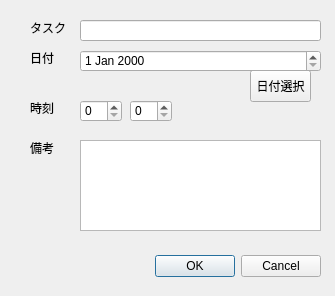
<?xml version="1.0" encoding="UTF-8"?>
<ui version="4.0">
 <class>TodoItemEditer</class>
 <widget class="QDialog" name="TodoItemEditer">
  <property name="geometry">
   <rect>
    <x>0</x>
    <y>0</y>
    <width>335</width>
    <height>296</height>
   </rect>
  </property>
  <property name="windowTitle">
   <string>Task Setting</string>
  </property>
  <widget class="QDialogButtonBox" name="ok_cancel_buttonBox">
   <property name="geometry">
    <rect>
     <x>90</x>
     <y>250</y>
     <width>231</width>
     <height>32</height>
    </rect>
   </property>
   <property name="orientation">
    <enum>Qt::Horizontal</enum>
   </property>
   <property name="standardButtons">
    <set>QDialogButtonBox::Cancel|QDialogButtonBox::Ok</set>
   </property>
  </widget>
  <widget class="QLineEdit" name="task_edit">
   <property name="geometry">
    <rect>
     <x>80</x>
     <y>20</y>
     <width>241</width>
     <height>21</height>
    </rect>
   </property>
  </widget>
  <widget class="QTextEdit" name="task_remarks_edit">
   <property name="geometry">
    <rect>
     <x>80</x>
     <y>140</y>
     <width>241</width>
     <height>91</height>
    </rect>
   </property>
  </widget>
  <widget class="QLabel" name="task_name_label">
   <property name="geometry">
    <rect>
     <x>30</x>
     <y>20</y>
     <width>58</width>
     <height>16</height>
    </rect>
   </property>
   <property name="text">
    <string>タスク</string>
   </property>
  </widget>
  <widget class="QLabel" name="date_label">
   <property name="geometry">
    <rect>
     <x>30</x>
     <y>50</y>
     <width>58</width>
     <height>16</height>
    </rect>
   </property>
   <property name="text">
    <string>日付</string>
   </property>
  </widget>
  <widget class="QLabel" name="remarks_label">
   <property name="geometry">
    <rect>
     <x>30</x>
     <y>140</y>
     <width>58</width>
     <height>16</height>
    </rect>
   </property>
   <property name="text">
    <string>備考</string>
   </property>
  </widget>
  <widget class="QPushButton" name="select_date_button">
   <property name="geometry">
    <rect>
     <x>250</x>
     <y>70</y>
     <width>61</width>
     <height>32</height>
    </rect>
   </property>
   <property name="text">
    <string>日付選択</string>
   </property>
  </widget>
  <widget class="QDateEdit" name="task_date">
   <property name="geometry">
    <rect>
     <x>80</x>
     <y>50</y>
     <width>241</width>
     <height>22</height>
    </rect>
   </property>
  </widget>
  <widget class="QLabel" name="time_label">
   <property name="geometry">
    <rect>
     <x>30</x>
     <y>100</y>
     <width>58</width>
     <height>16</height>
    </rect>
   </property>
   <property name="text">
    <string>時刻</string>
   </property>
  </widget>
  <widget class="QSpinBox" name="hour_spinBox">
   <property name="geometry">
    <rect>
     <x>80</x>
     <y>100</y>
     <width>42</width>
     <height>22</height>
    </rect>
   </property>
  </widget>
  <widget class="QSpinBox" name="minute_spinBox">
   <property name="geometry">
    <rect>
     <x>130</x>
     <y>100</y>
     <width>42</width>
     <height>22</height>
    </rect>
   </property>
  </widget>
 </widget>
 <resources/>
 <connections>
  <connection>
   <sender>ok_cancel_buttonBox</sender>
   <signal>accepted()</signal>
   <receiver>TodoItemEditer</receiver>
   <slot>accept()</slot>
   <hints>
    <hint type="sourcelabel">
     <x>248</x>
     <y>254</y>
    </hint>
    <hint type="destinationlabel">
     <x>157</x>
     <y>274</y>
    </hint>
   </hints>
  </connection>
  <connection>
   <sender>ok_cancel_buttonBox</sender>
   <signal>rejected()</signal>
   <receiver>TodoItemEditer</receiver>
   <slot>reject()</slot>
   <hints>
    <hint type="sourcelabel">
     <x>316</x>
     <y>260</y>
    </hint>
    <hint type="destinationlabel">
     <x>286</x>
     <y>274</y>
    </hint>
   </hints>
  </connection>
 </connections>
</ui>
